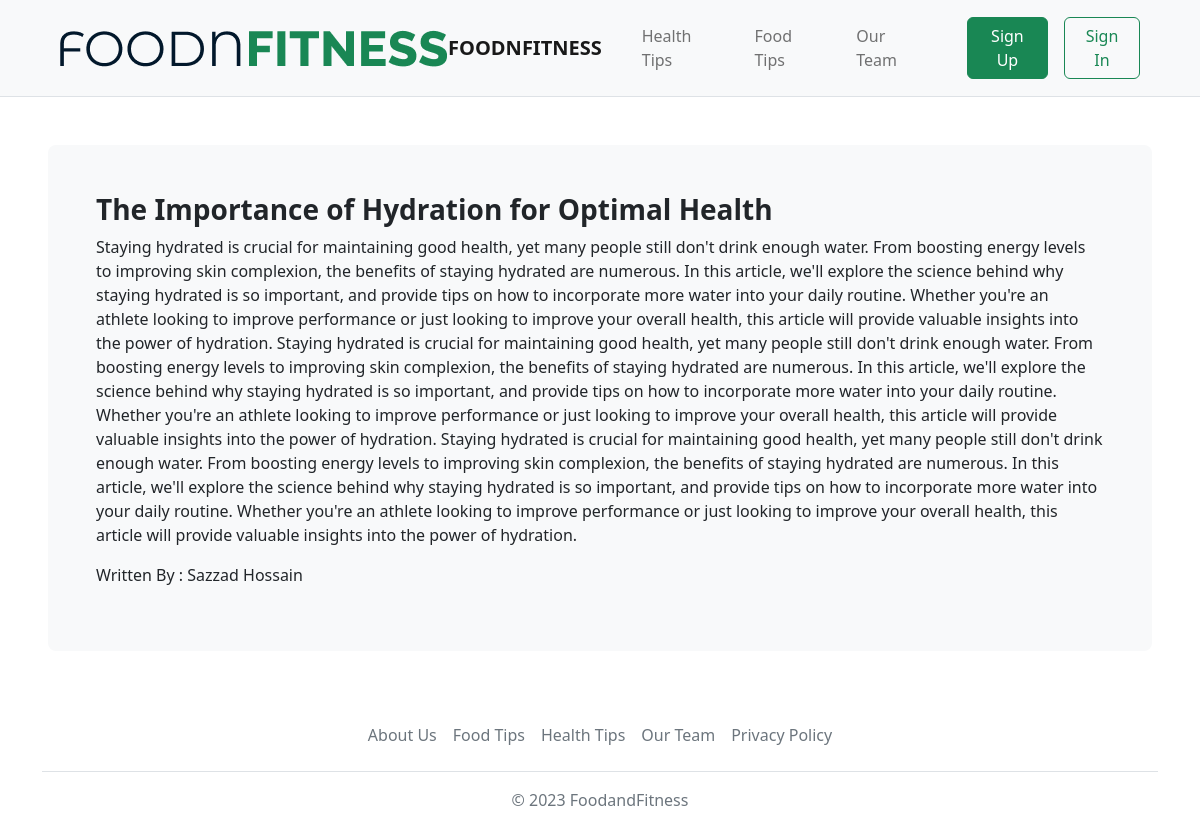
The app's page /fullhealthblog/The_Importance_of_Hydration_for_Optimal_Health/ with its own data.
### home/models.py (models this page shows)
class HealthBlog(models.Model):
    title=models.CharField(max_length=250)
    description=models.TextField()
    writter=models.CharField(max_length=100)
    slug = models.SlugField(unique=True,null=True)

### home/views.py (the view)
# urls.py: path('fullhealthblog/<slug:slug>/', views.fullhealthblog, name='fullhealthblog'),
def fullhealthblog(request, slug):
    blog = HealthBlog.objects.get(slug=slug)
    return render(request, 'fullblog.html', {'blog': blog,})

### templates/fullblog.html (shortened to what this page needs)
<!doctype html>
<html lang="en">
<head>
  <link href="https://cdn.jsdelivr.net/npm/bootstrap@5.2.1/dist/css/bootstrap.min.css" rel="stylesheet"
>
</head>
<body>
    <header class="bg-light border-bottom">
        <nav class="navbar navbar-expand-lg bg-body-tertiary mx-5">
            <div class="container-fluid my-2">
                <img src="../static/img/FOODNFITNESS.png" alt="" srcset="">
                <a href="{% url 'home' %}" class="brand navbar-brand fw-bold">FOODNFITNESS</a>
              <div class="collapse navbar-collapse" id="navbarSupportedContent">
                <ul class="navbar-nav me-auto mb-2 mb-lg-0">
                  <li class="nav-item">
                    <a class="nav-link mx-3" aria-current="page" href="{% url 'healthblog' %}">Health Tips</a>
                  </li>
                  <li class="nav-item">
                    <a class="nav-link" href="{% url 'foodblog' %}">Food Tips</a>
                  </li>
                  <li class="nav-item">
                    <a class="nav-link mx-3" href="{% url 'ourteam' %}">Our Team</a>
                  </li>
                </ul>
                {% if user.is_authenticated %}
                <a href="{% url 'profile' %}"><button class="btn btn-outline-success">{{ user.username }}</button></a>
                {% else %}
                <a href="{% url 'signup' %}"><button class="btn btn-success mx-3" action="{% url 'signin' %}">Sign Up</button></a>
                <a href="{% url 'signin' %}"><button class="btn btn-outline-success">Sign In</button></a>
                {% endif %}
              </div>
            </div>
          </nav>
  </header>
  <main>
    <div class="m-5 p-5 bg-light rounded-3">
        <h3 class="fw-bold">{{ blog.title }}</h3>
        <p>{{ blog.description }}</p>
        <p>Written By : {{blog.writter}}</p>
    </div>
  </main>
  <footer>
    {% include 'footer.html' %}
  </footer>
</body>
</html>

### records on screen
HealthBlog: title "The Importance of Hydration for Optimal Health", description "Staying hydrated is crucial for maintaining good health, yet many people still don't drink enough water. From boosting energy levels to improving skin complexion, the benefits of staying hydrated are numerous. In this article, we'll explore the science behind why staying hydrated is so important, and provide tips on how to incorporate more water into your daily routine. Whether you're an athlete looking to improve performance or just looking to improve your overall health, this article will provide valuable insights into the power of hydration. Staying hydrated is crucial for maintaining good health, yet many people still don't drink enough water. From boosting energy levels to improving…", writter "Sazzad Hossain"
